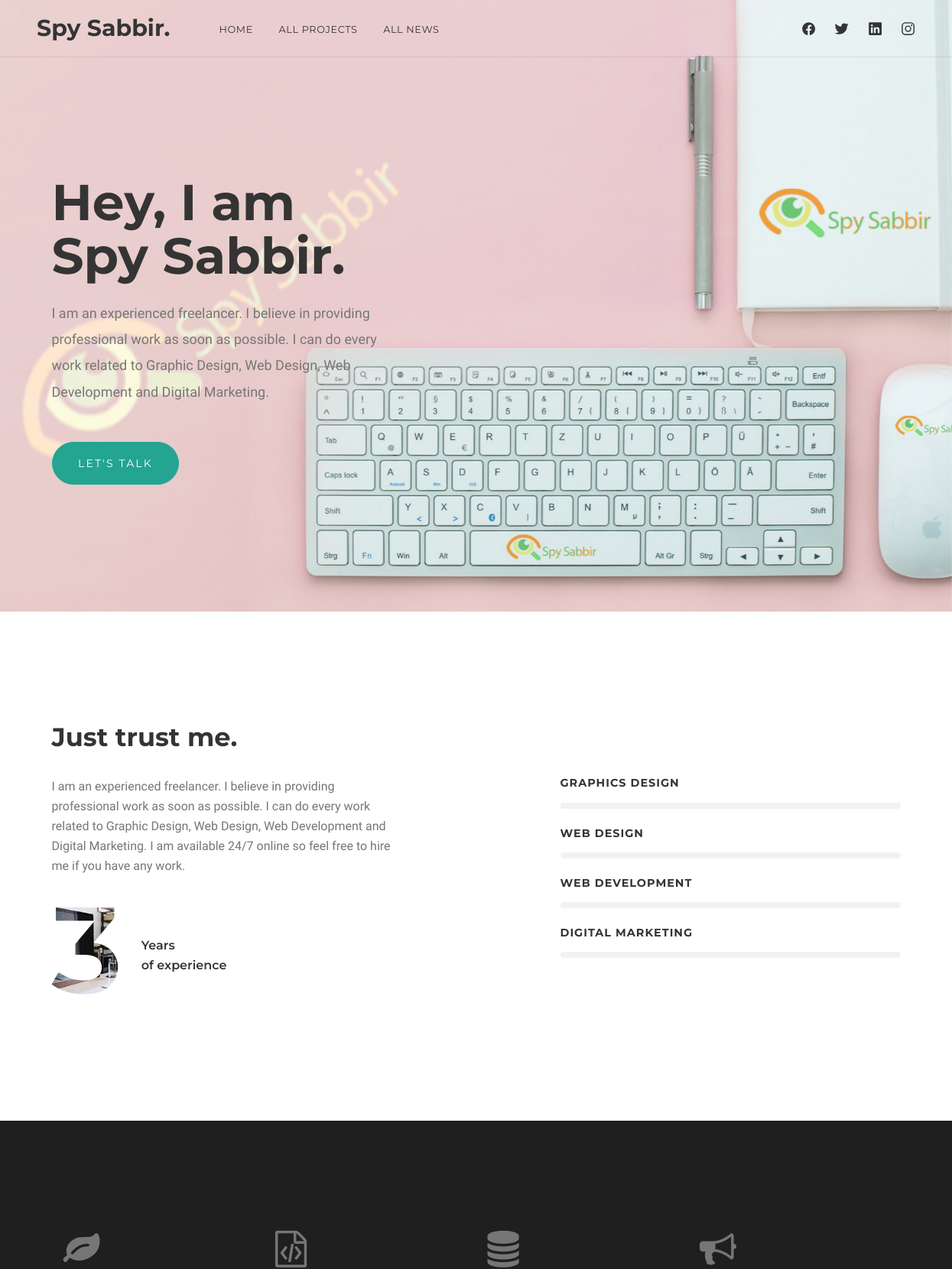
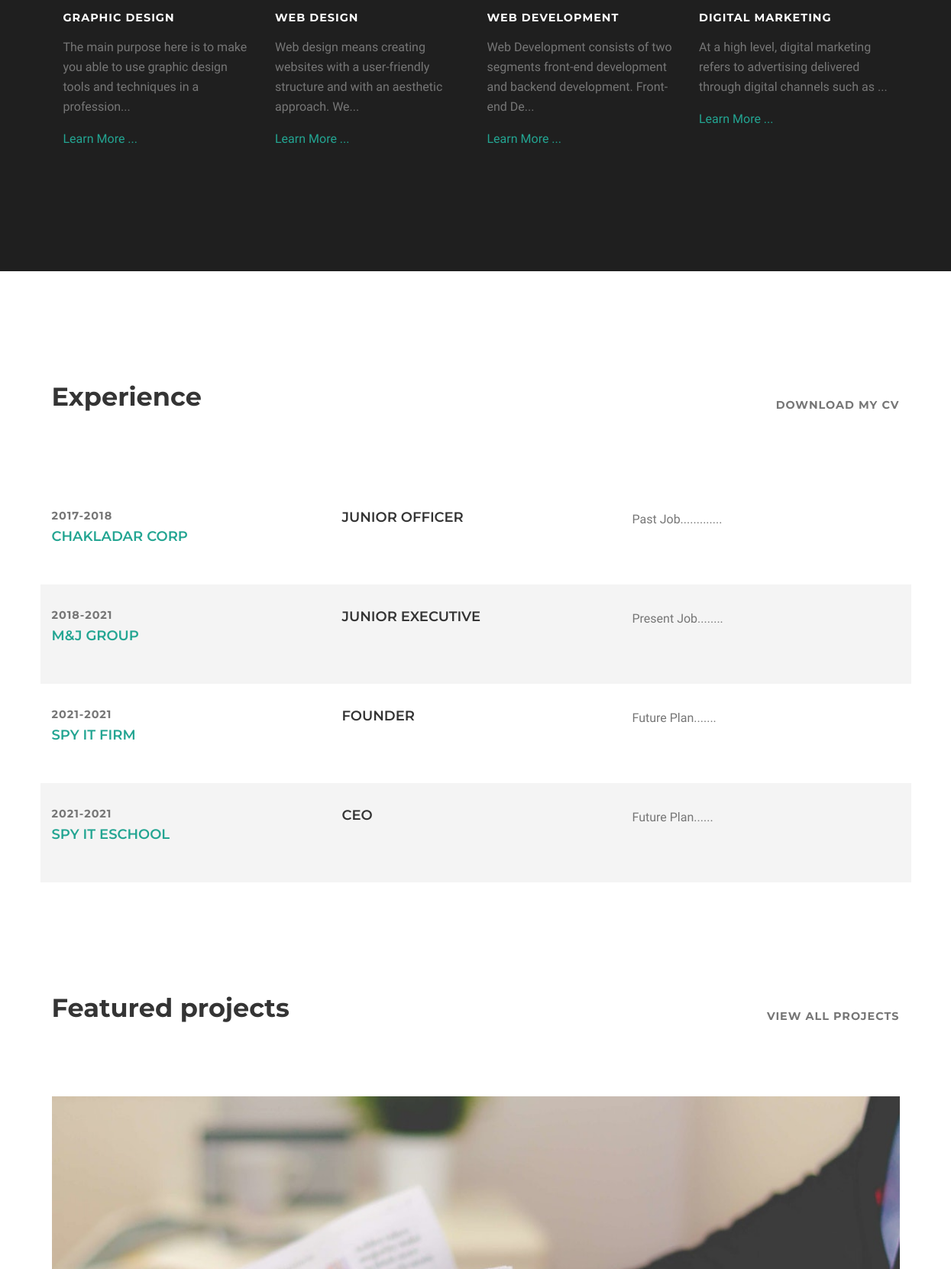
The page / (upper part) on the database its author committed (2 pictures, top to bottom).
### tables this page shows
CREATE TABLE `theme_default` (
  `id` int(11) NOT NULL,
  `default_item_name` varchar(200) NOT NULL,
  `default_item_value` text NOT NULL
);

CREATE TABLE `skills` (
  `id` int(11) NOT NULL,
  `skill_name` varchar(50) NOT NULL,
  `percentage` int(3) NOT NULL
);

CREATE TABLE `services` (
  `id` int(11) NOT NULL,
  `service_icon_name` varchar(100) NOT NULL,
  `service_name` varchar(100) NOT NULL,
  `service_photo` varchar(100) NOT NULL,
  `service_details` text NOT NULL
);

CREATE TABLE `experiences` (
  `id` int(11) NOT NULL,
  `company_name` varchar(50) NOT NULL,
  `duration` varchar(50) NOT NULL,
  `designation` varchar(50) NOT NULL,
  `description` text NOT NULL
);

CREATE TABLE `projects` (
  `id` int(11) NOT NULL,
  `project_name` varchar(100) NOT NULL,
  `project_type` varchar(100) NOT NULL,
  `clients_name` varchar(200) NOT NULL,
  `complettion_date` date NOT NULL,
  `budget` varchar(50) NOT NULL,
  `project_cover_photo` varchar(200) NOT NULL
);

### admin/dbc.php (called while the page is built, shortened)
<?php
function connect_to_db(){
$hostname = "localhost";
$username = "root";
$password = "";
$database_name = "portfolio";
return $db_connect = mysqli_connect($hostname, $username, $password, $database_name);
}
function spy_sabbir_all($table_name) {
    $select_query = "SELECT * FROM $table_name";
    return $result_from_db = mysqli_query(connect_to_db(), $select_query);
}
function spy_sabbir_number_of($table_name, $how_many) {
    $select_query = "SELECT * FROM $table_name ORDER BY id DESC LIMIT $how_many";
    return $result_from_db = mysqli_query(connect_to_db(), $select_query);
}
function spy_sabbir_update($table_name, $update_name){
    $query = "SELECT default_item_value FROM $table_name WHERE default_item_name = '$update_name'";
    return mysqli_fetch_assoc(mysqli_query(connect_to_db(), $query))['default_item_value'];
}
?>

### index.php (the view, shortened to what this page needs)
<?php
require_once 'header.php';
?>
<main id="home" class="masthead jarallax" style="background-image:url('img/bg/<?= spy_sabbir_update('theme_default', 'banner_photo'); ?>');" role="main">
  <div class="opener">
    <div class="container">
      <div class="row">
        <div class="col-md-6 col-lg-5">
          <h1>Hey, I am <?= spy_sabbir_update('theme_default', 'owner_name'); ?>.</h1>
          <p class="lead mt-4 mb-5"><?= spy_sabbir_update('theme_default', 'owner_about_details'); ?></p>
          <button type="button" class="btn" data-toggle="modal" data-target="#send-request">Let's talk</button>
        </div>
      </div>
    </div>
  </div>
</main>
<section id="about" class="section">
  <div class="container">
    <h2 data-aos="fade-up">Just trust me.</h2>
    <section class="mt-4">
      <div class="row">
        <div class="col-md-6 col-lg-5 mb-5 mb-md-0" data-aos="fade-up">
          <p><?= spy_sabbir_update('theme_default', 'experience_details'); ?></p>
          <div class="experience d-flex align-items-center">
            <div class="experience-number text-parallax"><?= spy_sabbir_update('theme_default', 'years_of_experience'); ?></div>
            <div class="text-dark mt-3 ml-4">Years<br> of experience</div>
          </div>
        </div>
        <div class="col-md-5 offset-lg-2" data-aos="fade-in" data-aos-delay="50">
          <?php foreach (spy_sabbir_all('skills') as $single_skill) : ?>
            <h6 class="mt-0"><?= $single_skill['skill_name'] ?></h6>
            <div class="progress mb-4">
              <div class="progress-bar" role="progressbar" data-aos="width" style="width: <?= $single_skill['percentage'] ?>%" aria-valuenow="<?= $single_skill['percentage'] ?>" aria-valuemin="0" aria-valuemax="100">
              </div>
            </div>
          <?php endforeach; ?>
        </div>
      </div>
    </section>
  </div>
</section>
<section id="services" class="section" style="background-color: <?= spy_sabbir_update('theme_default', 'primary_background_color'); ?>;">
  <div class="container">
    <div class="container">
      <div class="row">
        <?php foreach (spy_sabbir_all('services') as $single_service) : ?>
          <div class="col-md-3 mb-5 mb-md-0" data-aos="fade-in">
            <i class="fa <?= $single_service['service_icon_name'] ?> fa-3x"></i>
            <h6 class="text-white"><a href="services_details.php?id=<?= $single_service['id'] ?>"><?= $single_service['service_name'] ?></a></h6>
            <p><?= substr($single_service['service_details'], 0, 100) ?>...</p>
            <p><a href="services_details.php?id=<?= $single_service['id'] ?>">Learn More ...</a></p>
          </div>
        <?php endforeach; ?>
      </div>
    </div>
  </div>
</section>
<section id="experience" class="section pb-0">
  <div class="container">
    <div class="row align-items-end">
      <div class="col-md-6" data-aos="fade-up">
        <h2 class="mb-3 mb-md-0">Experience</h2>
      </div>
      <div class="col-md-5 offset-md-1 text-md-right">
        <h6 class="my-0 text-gray"><a href="cv/<?= spy_sabbir_update('theme_default', 'upload_cv'); ?>" download>Download my cv</a></h6>
      </div>
    </div>
    <div class="mt-5 pt-5">
      <?php foreach (spy_sabbir_all('experiences') as $single_experience) : ?>
        <div class="row-experience row justify-content-between" data-aos="fade-up">
          <div class="col-md-4">
            <div class="h6 my-0 text-gray"><?= $single_experience['duration'] ?></div>
            <h5 class="mt-2 text-primary text-uppercase"><?= $single_experience['company_name'] ?></h5>
          </div>
          <div class="col-md-4">
            <h5 class="mb-3 mt-0 text-uppercase"><?= $single_experience['designation'] ?></h5>
          </div>
          <div class="col-md-4">
            <p><?= $single_experience['description'] ?></p>
          </div>
        </div>
      <?php endforeach; ?>
    </div>
  </div>
</section>
<section id="projects" class="section">
  <div class="container">
    <div class="row align-items-end">
      <div class="col-md-6" data-aos="fade-up">
        <h2 class="mb-3 mb-md-0">Featured projects</h2>
      </div>
      <div class="col-md-5 offset-md-1 text-md-right">
        <h6 class="my-0 text-gray"><a href="all_project.php">View all projects</a></h6>
      </div>
    </div>
    <div class="mt-5 pt-5" data-aos="fade-in">
      <div class="carousel-project owl-carousel">
        <?php foreach (spy_sabbir_number_of('projects', 4) as $single_project) : ?>
          <div class="project-item">
            <a href="#project<?= $single_project['id'] ?>" class="popup-with-zoom-anim">
              <figure class="position-relative">
                <img alt="" class="w-100" src="img/portfolio/<?= $single_project['project_cover_photo'] ?>">
              </figure>
            </a>
          </div>
        <?php endforeach; ?>
      </div>
    </div>
  </div>
</section>
<?php
require_once 'footer.php';
?>

### header.php (shortened to what this page needs)
<?php
require_once "admin/dbc.php";
?>
<!doctype html>
<html lang="en">
<head>
  <link href="admin/lib/font-awesome/css/font-awesome.css" rel="stylesheet">
  <link rel="stylesheet" href="css/style.css">
</head>
<body>
  <nav id="scrollspy" class="navbar navbar-desctop">
    <div class="d-flex position-relative w-100">
      <a class="navbar-brand" href="index.php"><?= spy_sabbir_update('theme_default', 'owner_name'); ?>.</a>
      <ul class="navbar-nav-desctop mr-auto d-none d-lg-block">
        <?php if($_SERVER['REQUEST_URI'] == "/index.php"){  ?>
          <li><a class="nav-link" href="#home">Home</a></li>
          <li><a class="nav-link" href="#about">About</a></li>
          <li><a class="nav-link" href="#services">Services</a></li>
          <li><a class="nav-link" href="#experience">Experience</a></li>
          <li><a class="nav-link" href="#projects">Projects</a></li>
          <li><a class="nav-link" href="#testimonials">Testimonials</a></li>
          <li><a class="nav-link" href="#news">News</a></li>
        <?php }else{ ?>
          <li><a class="nav-link" href="index.php">Home</a></li>
          <li><a class="nav-link" href="all_project.php">All Projects</a></li>
          <li><a class="nav-link" href="all_news.php">All News</a></li>
        <?php } ?>
      </ul>
      <ul class="social-icons mr-auto mr-lg-0 d-none d-sm-block">
        <li><a href="<?= spy_sabbir_update('theme_default', 'facebook_link'); ?>" target="_blank">
            <ion-icon name="logo-facebook"></ion-icon>
          </a></li>
        <li><a href="<?= spy_sabbir_update('theme_default', 'twitter_link'); ?>" target="_blank">
            <ion-icon name="logo-twitter"></ion-icon>
          </a></li>
        <li><a href="<?= spy_sabbir_update('theme_default', 'instagram_link'); ?>" target="_blank">
            <ion-icon name="logo-linkedin"></ion-icon>
          </a></li>
        <li><a href="<?= spy_sabbir_update('theme_default', 'linkedin_link'); ?>" target="_blank">
            <ion-icon name="logo-instagram"></ion-icon>
          </a></li>
      </ul>
    </div>
  </nav>

### css/style.css (style rules this page uses)
html { -webkit-font-smoothing: antialiased; }
body { font-family: 'Work Sans', sans-serif; font-size: 1rem; line-height: 1.625em; color:#767676; }
h1, .h1 { position: relative; font-family: 'Montserrat', sans-serif; font-size: 4.125rem; font-weight: 700; line-height: 1.05; color: #343434; }
h2, .h2 { position: relative; font-family: 'Montserrat', sans-serif; font-weight: 700; font-size: 2.1rem; line-height: 1.2; color: #343434; margin:2rem 0; }
h5, .h5 { font-family: 'Montserrat', sans-serif; font-weight: 600; font-size: 1.125rem; line-height: 1.2; color: #343434; margin:1.2rem 0; }
h6, .h6 { font-family: 'Montserrat', sans-serif; font-weight: 700; font-size: 0.9rem; letter-spacing: 1px; line-height: 1.2; color: #343434; margin:1rem 0; text-transform: uppercase; }
h1 a, .h1 a, h2 a, .h2 a, h3 a, .h3 a, h4 a, .h4 a, h5 a, .h5 a, h6 a, .h6 a { color:inherit; }
p { margin-bottom: 1rem; }
ul { list-style: none; padding-left: 0; }
a { color:#23a592; -webkit-transition: color .3s ease-out; -o-transition: color .3s ease-out; transition: color .3s ease-out; }
.lead { line-height: 1.9; font-size: 1.125rem; }
.btn { font-family: 'Montserrat', sans-serif; position: relative; display: inline-block; border:0.2em solid #23a592; border-radius: 30px; padding:1.2em 2.4em 1.15em; font-size: 0.875em; color:#fff; white-space: nowrap; text-align: center; letter-spacing: 0.15em; text-transform: uppercase; text-decoration: none; background-color:#23a592; border-width: 1px; -webkit-transition: all .3s ease-out!important; transition: all .3s ease-out!important; }
ion-icon { color:#23a592; font-size: 3.8rem; --ionicon-stroke-width: 17px; }
.text-dark { color:#343434!important; }
.text-white { color:#fff!important; }
.text-gray { color:#767676!important; }
.text-primary { color:#23a592!important; }
.navbar { position: absolute; z-index: 10; width: 100%; padding: 0 3rem; border-bottom: 1px solid rgba(52,52,52,0.1); height:4.7rem; }
.navbar { padding: 0 1.5rem; }
@media (min-width: 992px) { .navbar { padding: 0 3rem; } }
.navbar, .navbar a, .navbar a:hover, .navbar a:focus { color:#343434; }
.navbar-brand { float: left; font-family: 'Montserrat', sans-serif; font-size:1.875rem; font-weight: 700; color:#fff; margin-right: 4rem; padding:0; line-height: 1; }
.navbar ul { margin-bottom:0; }
.navbar-desctop .social-icons { margin:0.38rem 0 0 -1.5rem; }
.social-icons { margin-left: -1.5rem; }
.social-icons li { float: left; margin-left: 1.5rem; }
.social-icons ion-icon { display: block; font-size:1.2rem; color:#343434; transition: all 0.3s ease; }
.navbar-desctop:before { content:''; position: absolute; top:0; left:0; width: 100%; height: 0; background:#fff; transition: all 0.3s ease; }
.navbar-nav-desctop { font-family: 'Montserrat', sans-serif; font-size:0.8rem; text-transform: uppercase; font-weight: 400; letter-spacing: 0.05em; margin-top:0.3rem; }
.nav-link { padding: 0; }
.navbar-nav-desctop li a { color: #343434; transition:all 0.3s; }
.navbar-nav-desctop > li { position: relative; float: left; margin-right: 2.1rem; }
.navbar-nav-desctop > li > a { display: flex; align-items: center; }
.masthead { position: relative; min-height: 100vh; background-size: cover; display: flex; align-items: center; padding:9rem 0 5rem 0; background-position: left top; background-size: cover; }
.opener { position: relative; z-index: 1; width: 100%; }
.section { position: relative; padding:9rem 0; }
.section h2 { margin-top: 0; }
.jarallax { position: relative; z-index: 0; }
.experience { font-family: 'Montserrat', sans-serif; font-weight: 600; }
.experience-number { display: inline-block; font-size: 10rem; line-height: 1; }
.text-parallax { background: url(../img/bg/text-parallax.jpg) 50% 50% no-repeat; background-size: cover; background-clip: text; -webkit-background-clip: text; -webkit-text-fill-color: transparent; }
.row-experience { padding:2rem 0; }
.row-experience:nth-child(even) { background: #f4f4f4; border-color:transparent; }
.row-experience p { margin-bottom: 0; }
.progress { height: 0.5rem; background-color: #f2f2f2; }
.progress-bar { position: relative; background-color: transparent; }
.progress-bar:before { background:#23a592; content:''; width:100%; height: 100%; transition:all 0.3s ease; }
.progress-bar[data-aos="width"]:before { width: 0; }
.project-item figure { margin:0; }

### rows shown on the page
theme_default: default_item_value "Spy Sabbir"
theme_default: default_item_value "I am an experienced freelancer. I believe in providing professional work as soon as possible. I can do every work related to Graphic Design, Web Design, Web Development and Digital Marketing."
theme_default: default_item_value "I am an experienced freelancer. I believe in providing professional work as soon as possible. I can do every work related to Graphic Design, Web Design, Web Development and Digital Marketing. I am available 24/7 online so feel free to hire me if you have any work."
theme_default: default_item_value "3"
skills: skill_name "GRAPHICS DESIGN", percentage 60 (drawn)
skills: skill_name "WEB DESIGN", percentage 80 (drawn)
skills: skill_name "WEB DEVELOPMENT", percentage 50 (drawn)
skills: skill_name "DIGITAL MARKETING", percentage 40 (drawn)
services: service_name "GRAPHIC DESIGN", service_details "The main purpose here is to make you able to use graphic design tools and techniques in a profession"
services: service_name "WEB DESIGN", service_details "Web design means creating websites with a user-friendly structure and with an aesthetic approach. We"
services: service_name "WEB DEVELOPMENT", service_details "Web Development consists of two segments front-end development and backend development. Front-end De"
services: service_name "DIGITAL MARKETING", service_details "At a high level, digital marketing refers to advertising delivered through digital channels such as"
experiences: duration "2017-2018", company_name "CHAKLADAR CORP", designation "JUNIOR OFFICER", description "Past Job............."
experiences: duration "2018-2021", company_name "M&J GROUP", designation "JUNIOR EXECUTIVE", description "Present Job........"
experiences: duration "2021-2021", company_name "SPY IT FIRM", designation "FOUNDER", description "Future Plan......."
experiences: duration "2021-2021", company_name "SPY IT ESCHOOL", designation "CEO", description "Future Plan......"
projects: project_cover_photo (picture)
